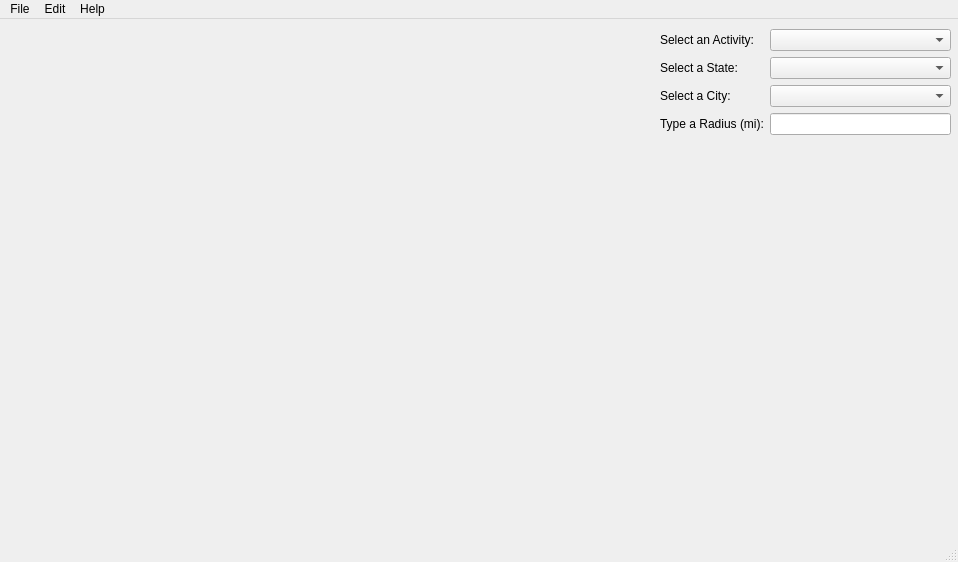
<?xml version="1.0" encoding="UTF-8"?>
<ui version="4.0">
 <class>MainWindow</class>
 <widget class="QMainWindow" name="MainWindow">
  <property name="geometry">
   <rect>
    <x>0</x>
    <y>0</y>
    <width>958</width>
    <height>562</height>
   </rect>
  </property>
  <property name="windowTitle">
   <string>MainWindow</string>
  </property>
  <widget class="QWidget" name="centralwidget">
   <widget class="QWidget" name="formLayoutWidget">
    <property name="geometry">
     <rect>
      <x>660</x>
      <y>10</y>
      <width>291</width>
      <height>421</height>
     </rect>
    </property>
    <layout class="QFormLayout" name="formLayout">
     <item row="0" column="0">
      <widget class="QLabel" name="activityLabel">
       <property name="text">
        <string>Select an Activity:</string>
       </property>
      </widget>
     </item>
     <item row="0" column="1">
      <widget class="QComboBox" name="activityComboBox"/>
     </item>
     <item row="1" column="0">
      <widget class="QLabel" name="stateLabel">
       <property name="text">
        <string>Select a State:</string>
       </property>
      </widget>
     </item>
     <item row="1" column="1">
      <widget class="QComboBox" name="stateComboBox">
       <property name="maxVisibleItems">
        <number>30</number>
       </property>
      </widget>
     </item>
     <item row="2" column="0">
      <widget class="QLabel" name="cityLabel">
       <property name="text">
        <string>Select a City:</string>
       </property>
      </widget>
     </item>
     <item row="2" column="1">
      <widget class="QComboBox" name="cityComboBox">
       <property name="maxVisibleItems">
        <number>30</number>
       </property>
      </widget>
     </item>
     <item row="3" column="1">
      <widget class="QLineEdit" name="radiusLineEdit">
       <property name="inputMask">
        <string>D9000</string>
       </property>
       <property name="cursorPosition">
        <number>0</number>
       </property>
      </widget>
     </item>
     <item row="3" column="0">
      <widget class="QLabel" name="radiusLabel">
       <property name="text">
        <string>Type a Radius (mi):</string>
       </property>
      </widget>
     </item>
    </layout>
   </widget>
  </widget>
  <widget class="QMenuBar" name="menubar">
   <property name="geometry">
    <rect>
     <x>0</x>
     <y>0</y>
     <width>958</width>
     <height>21</height>
    </rect>
   </property>
   <widget class="QMenu" name="menuFile">
    <property name="title">
     <string>File</string>
    </property>
    <addaction name="actionClear"/>
    <addaction name="separator"/>
    <addaction name="actionExit"/>
   </widget>
   <widget class="QMenu" name="menuHelp">
    <property name="title">
     <string>Help</string>
    </property>
    <addaction name="actionInstructions"/>
   </widget>
   <widget class="QMenu" name="menuEdit">
    <property name="title">
     <string>Edit</string>
    </property>
    <addaction name="actionPreferences"/>
   </widget>
   <addaction name="menuFile"/>
   <addaction name="menuEdit"/>
   <addaction name="menuHelp"/>
  </widget>
  <widget class="QStatusBar" name="statusbar"/>
  <action name="actionClear">
   <property name="text">
    <string>Clear Form</string>
   </property>
   <property name="toolTip">
    <string>Clear All Entries</string>
   </property>
  </action>
  <action name="actionExit">
   <property name="text">
    <string>Exit</string>
   </property>
   <property name="toolTip">
    <string>Exit Application</string>
   </property>
   <property name="shortcut">
    <string>Ctrl+Q</string>
   </property>
  </action>
  <action name="actionInstructions">
   <property name="text">
    <string>Instructions</string>
   </property>
   <property name="toolTip">
    <string>Gives instructions on how to use the application</string>
   </property>
  </action>
  <action name="actionPreferences">
   <property name="text">
    <string>Preferences</string>
   </property>
   <property name="toolTip">
    <string>Opens preferences menu to change server settings</string>
   </property>
   <property name="shortcut">
    <string>Ctrl+Alt+P</string>
   </property>
  </action>
 </widget>
 <resources/>
 <connections/>
</ui>
